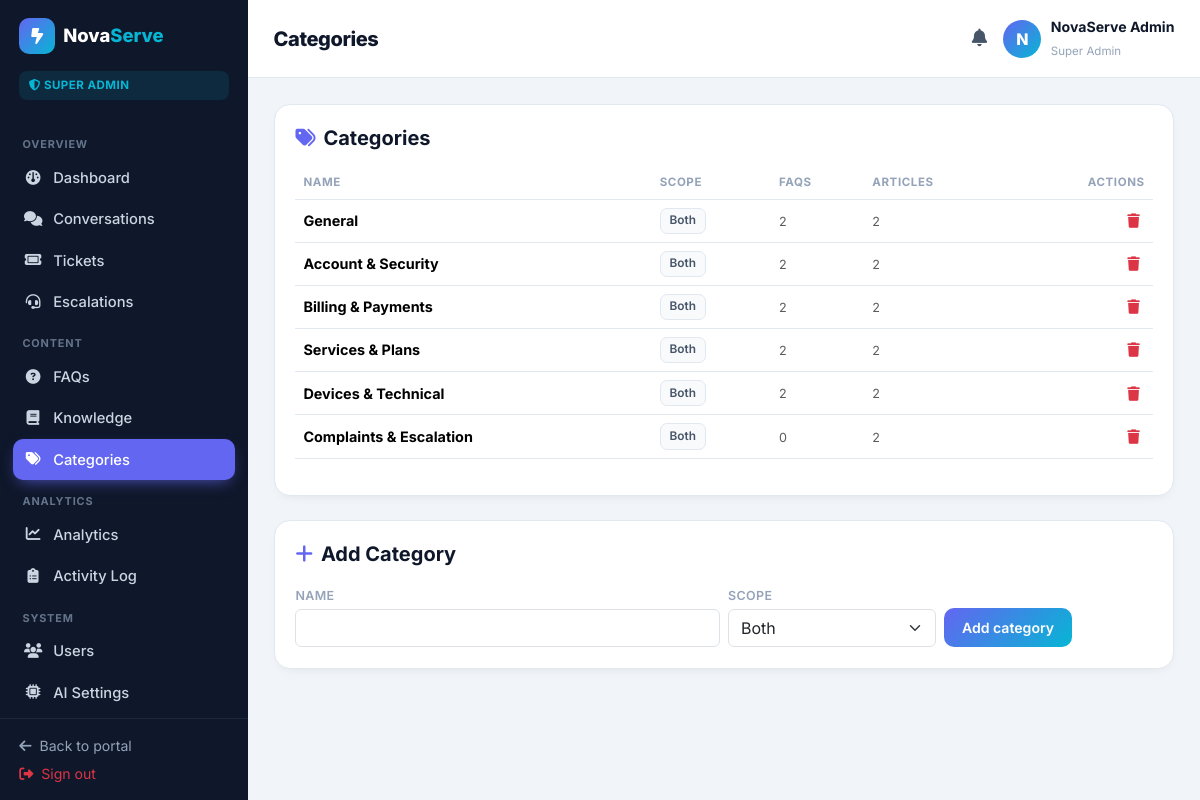
Screenshot of /admin/categories.php (signed in) with the database file from the repository.
### tables this page shows
CREATE TABLE users (
  id            INT UNSIGNED AUTO_INCREMENT PRIMARY KEY,
  role          ENUM('super_admin','staff','content_mgr','customer') NOT NULL DEFAULT 'customer',
  name          VARCHAR(120) NOT NULL,
  email         VARCHAR(160) NOT NULL UNIQUE,
  phone         VARCHAR(40)  NULL,
  password      VARCHAR(255) NOT NULL,
  status        ENUM('active','disabled','pending') NOT NULL DEFAULT 'active',
  last_login_at DATETIME NULL,
  created_at    DATETIME NOT NULL DEFAULT CURRENT_TIMESTAMP,
  updated_at    DATETIME NOT NULL DEFAULT CURRENT_TIMESTAMP ON UPDATE CURRENT_TIMESTAMP,
  INDEX idx_users_role (role),
  INDEX idx_users_status (status)
);

CREATE TABLE categories (
  id       INT UNSIGNED AUTO_INCREMENT PRIMARY KEY,
  name     VARCHAR(120) NOT NULL UNIQUE,
  scope    ENUM('faq','knowledge','both') NOT NULL DEFAULT 'both',
  sort     INT NOT NULL DEFAULT 0,
  is_active TINYINT(1) NOT NULL DEFAULT 1,
  created_at DATETIME NOT NULL DEFAULT CURRENT_TIMESTAMP
);

### includes/bootstrap.php (called while the page is built, shortened)
<?php
require_once __DIR__ . '/../config/db.php';
function app_base(): string
{
    if (defined('APP_URL') && APP_URL !== '') {
        return APP_URL;
    }
    $script = str_replace('\\', '/', dirname($_SERVER['SCRIPT_NAME'] ?? '/'));
    return rtrim($script, '/');
}

### includes/helpers.php (called while the page is built, shortened)
<?php
require_once __DIR__ . '/bootstrap.php';
function e(?string $value): string
{
    return htmlspecialchars((string) $value, ENT_QUOTES | ENT_SUBSTITUTE, 'UTF-8');
}
function url(string $path = ''): string
{
    $base = rtrim(app_base(), '/');
    return $base . '/' . $path;
}

### config/db.php (called while the page is built, shortened)
<?php
function db(): PDO
{
    static $pdo = null;
    if ($pdo instanceof PDO) {
        return $pdo;
    }
    $cfgFile = __DIR__ . '/install_config.php';
    if (is_file($cfgFile)) {
        $cfg = require $cfgFile;
        $host = $cfg['db_host'] ?? DB_HOST;
        $port = $cfg['db_port'] ?? DB_PORT;
        $name = $cfg['db_name'] ?? DB_NAME;
        $user = $cfg['db_user'] ?? DB_USER;
        $pass = $cfg['db_pass'] ?? DB_PASS;
    } else {
        $host = DB_HOST;
        $port = DB_PORT;
        $name = DB_NAME;
        $user = DB_USER;
        $pass = DB_PASS;
    }
    $dsn = "mysql:host={$host};port={$port};dbname={$name};charset=utf8mb4";
    try {
        $pdo = new PDO($dsn, $user, $pass, [
            PDO::ATTR_ERRMODE            => PDO::ERRMODE_EXCEPTION,
            PDO::ATTR_DEFAULT_FETCH_MODE => PDO::FETCH_ASSOC,
            PDO::ATTR_EMULATE_PREPARES   => false,
        ]);
    } catch (PDOException $e) {
        error_log('DB connection failed: ' . $e->getMessage());
        http_response_code(500);
        if (APP_DEBUG) {
            exit('Database connection failed: ' . htmlspecialchars($e->getMessage()));
        }
        exit('Something went wrong. Please try again later.');
    }
    return $pdo;
}

### includes/auth.php (called while the page is built, shortened)
<?php
require_once __DIR__ . '/helpers.php';
function role_label(string $role): string
{
    return match ($role) {
        'super_admin' => 'Super Admin',
        'staff'       => 'Support Staff',
        'content_mgr' => 'Content Manager',
        default       => 'Customer',
    };
}
function current_user(): ?array
{
    static $cached = null;
    if ($cached !== null) {
        return $cached['id'] == $_SESSION['user_id'] ? $cached['row'] : null;
    }
    try {
        $stmt = db()->prepare('SELECT * FROM users WHERE id = :id AND status = "active" LIMIT 1');
        $stmt->execute([':id' => $_SESSION['user_id']]);
        $row = $stmt->fetch() ?: null;
    } catch (Throwable $e) {
        $row = null;
    }
    $cached = ['id' => $_SESSION['user_id'], 'row' => $row];
    return $row;
}
function require_role(string ...$roles): void
{
    $u = current_user();
}

### admin/categories.php (the view, shortened to what this page needs)
<?php
require_once __DIR__ . '/../includes/auth.php';
require_role('super_admin','content_mgr');
$pageTitle = 'Categories';
$pdo = db();
$categories = $pdo->query('SELECT c.*,
    (SELECT COUNT(*) FROM faq_items f WHERE f.category_id = c.id) AS faq_count,
    (SELECT COUNT(*) FROM knowledge_articles a WHERE a.category_id = c.id) AS kb_count
    FROM categories c ORDER BY c.sort, c.name')->fetchAll();
require __DIR__ . '/../includes/admin_header.php';
?>
<div class="ns-admin-row">
  <div class="ns-card flex-fill">
    <div class="ns-card-head"><h5><i class="fa-solid fa-tags me-2"></i>Categories</h5></div>
    <div class="table-responsive">
      <table class="table ns-admin-table">
        <thead><tr><th>Name</th><th>Scope</th><th>FAQs</th><th>Articles</th><th class="text-end">Actions</th></tr></thead>
        <tbody>
          <?php foreach ($categories as $c): ?>
          <tr>
            <td><strong><?= e($c['name']) ?></strong></td>
            <td><span class="ns-tag-mute"><?= e(ucfirst($c['scope'])) ?></span></td>
            <td><small class="text-muted"><?= $c['faq_count'] ?></small></td>
            <td><small class="text-muted"><?= $c['kb_count'] ?></small></td>
            <td class="text-end"><a class="ns-admin-act" href="?delete=<?= $c['id'] ?>" onclick="return confirm('Delete this category? Items will be uncategorised.')"><i class="fa-solid fa-trash text-danger"></i></a></td>
          </tr>
          <?php endforeach; ?>
        </tbody>
      </table>
    </div>
  </div>
</div>
<div class="ns-card mt-4">
  <div class="ns-card-head"><h5><i class="fa-solid fa-plus me-2"></i>Add Category</h5></div>
  <form method="post" class="row g-2 align-items-end">
    <div class="col-md-6"><label class="form-label small">Name</label><input name="name" class="form-control" required></div>
    <div class="col-md-3"><label class="form-label small">Scope</label>
      <select name="scope" class="form-select"><option value="both">Both</option><option value="faq">FAQ</option><option value="knowledge">Knowledge</option></select></div>
    <div class="col-md-3"><button class="ns-btn-cta" type="submit">Add category</button></div>
  </form>
</div>
<?php require __DIR__ . '/../includes/admin_footer.php'; ?>

### includes/admin_header.php (shortened to what this page needs)
<?php
require_once __DIR__ . '/auth.php';
$u = current_user();
$pageTitle = $pageTitle ?? 'Dashboard';
$active = basename($_SERVER['SCRIPT_NAME']);
$nav = [
    'Overview' => [
        ['index.php','Dashboard','fa-gauge'],
        ['conversations.php','Conversations','fa-comments'],
        ['tickets.php','Tickets','fa-ticket'],
        ['escalations.php','Escalations','fa-headset'],
    ],
    'Content' => [
        ['faqs.php','FAQs','fa-circle-question'],
        ['knowledge.php','Knowledge','fa-book'],
        ['categories.php','Categories','fa-tags'],
    ],
    'Analytics' => [
        ['analytics.php','Analytics','fa-chart-line'],
        ['logs.php','Activity Log','fa-clipboard-list'],
    ],
];
if (in_array($u['role'], ['super_admin'], true)) {
    $nav['System'] = [
        ['users.php','Users','fa-users'],
        ['ai_settings.php','AI Settings','fa-microchip'],
        ['settings.php','System Settings','fa-gear'],
        ['notifications.php','Notifications','fa-bell'],
    ];
}
if (in_array($u['role'], ['content_mgr','super_admin'], true)) {
    $nav['Content'] = array_merge($nav['Content'], []);
}
?>
<!doctype html>
<html lang="en"><head>
<link href="https://cdn.jsdelivr.net/npm/bootstrap@5.3.3/dist/css/bootstrap.min.css" rel="stylesheet">
<link href="https://cdnjs.cloudflare.com/ajax/libs/font-awesome/6.5.1/css/all.min.css" rel="stylesheet">
<link href="<?= url('assets/css/admin.css') ?>" rel="stylesheet">
</head>
<body class="ns-admin">
<div class="ns-admin-shell">
  <aside class="ns-admin-side">
    <div class="ns-admin-brand">
      <span class="ns-brand-mark"><i class="fa-solid fa-bolt-lightning"></i></span>
      <span class="ns-brand-text">Nova<span>Serve</span></span>
    </div>
    <div class="ns-admin-role-badge"><i class="fa-solid fa-shield-halved"></i> <?= e(role_label($u['role'])) ?></div>
    <nav class="ns-admin-nav">
      <?php foreach ($nav as $group => $items): ?>
        <div class="ns-nav-group"><?= e($group) ?></div>
        <?php foreach ($items as $item):
          [$file, $label, $ico] = $item;
          $isActive = ($active === $file) || ($file === 'index.php' && $active === 'admin.php');
        ?>
        <a class="ns-admin-link <?= $isActive ? 'is-active' : '' ?>" href="<?= url('admin/' . $file) ?>">
          <i class="fa-solid <?= e($ico) ?>"></i> <?= e($label) ?>
        </a>
        <?php endforeach; ?>
      <?php endforeach; ?>
    </nav>
    <div class="ns-admin-side-foot">
      <a href="<?= url('index.php') ?>"><i class="fa-solid fa-arrow-left me-1"></i> Back to portal</a>
      <a href="<?= url('logout.php') ?>" class="text-danger"><i class="fa-solid fa-right-from-bracket me-1"></i> Sign out</a>
    </div>
  </aside>
  <main class="ns-admin-main">
    <header class="ns-admin-topbar">
      <div class="d-flex align-items-center gap-3">
        <h1 class="ns-admin-title mb-0"><?= e($pageTitle) ?></h1>
      </div>
      <div class="d-flex align-items-center gap-3">
        <a class="ns-admin-bell" href="<?= url('admin/notifications.php') ?>" title="Notifications">
          <i class="fa-solid fa-bell"></i>
        </a>
        <div class="ns-admin-user">
          <span class="ns-avatar"><?= e(ucwords(explode(' ', $u['name'])[0])[0]) ?></span>
          <div class="ns-admin-user-meta"><strong><?= e($u['name']) ?></strong><small><?= e(role_label($u['role'])) ?></small></div>
        </div>
      </div>
    </header>
    <div class="ns-admin-content">

### rows the page displays
users: role "SUPER ADMIN", name "N", name "NovaServe Admin", role "Super Admin"
categories: name "General", scope "Both", faq_count "2", kb_count "2"
categories: name "Account & Security", scope "Both", faq_count "2", kb_count "2"
categories: name "Billing & Payments", scope "Both", faq_count "2", kb_count "2"
categories: name "Services & Plans", scope "Both", faq_count "2", kb_count "2"
categories: name "Devices & Technical", scope "Both", faq_count "2", kb_count "2"
categories: name "Complaints & Escalation", scope "Both", faq_count "0", kb_count "2"

### other values shown
$group "OVERVIEW"
$label "Dashboard"
$label "Conversations"
$label "Tickets"
$label "Escalations"
$group "CONTENT"
$label "FAQs"
$label "Knowledge"
$label "Categories"
$group "ANALYTICS"
$label "Analytics"
$label "Activity Log"
$group "SYSTEM"
$label "Users"
$label "AI Settings"
